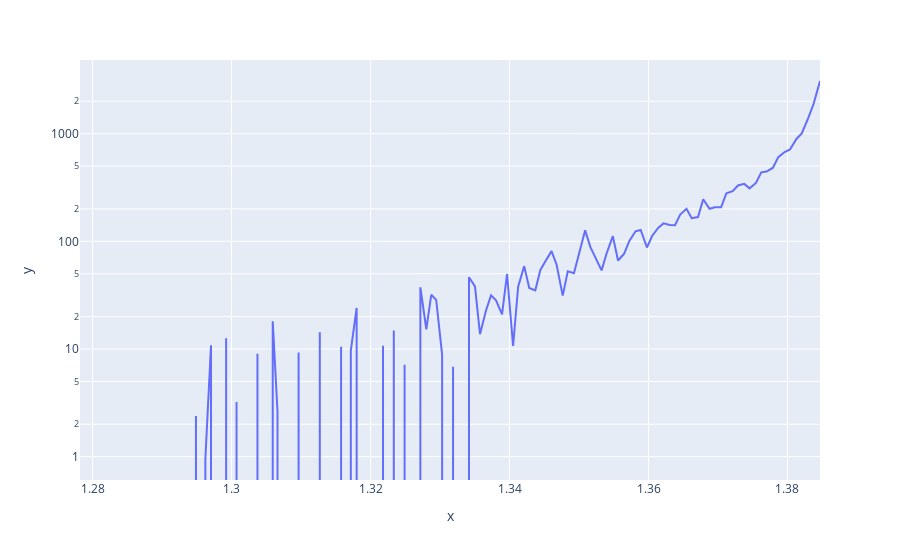

The code cell stored with this chart in its notebook:
### Code cell
energy = ((cn.h * cn.c)/ (wavelength * 1e-9))/cn.e #convert nm to m


fig5 = px.line(x = energy, y = alpha, log_y = True)
fig5.show()

### Figure 1 — Plotly figure (JSON) as saved in the notebook; plotly's stock layout.template omitted (floating-point values rounded to 4 significant figures; data arrays with more than 128 entries replaced by an {"elided": "..."} marker saying what was removed)
{"data": [{"hovertemplate": "x=%{x}<br>y=%{y}<extra></extra>", "legendgroup": "", "line": {"color": "#636efa", "dash": "solid"}, "mode": "lines", "name": "", "orientation": "v", "showlegend": false, "type": "scatter", "x": {"elided": "138 float values"}, "xaxis": "x", "y": {"elided": "138 float values"}, "yaxis": "y"}], "layout": {"autosize": true, "legend": {"tracegroupgap": 0}, "margin": {"t": 60}, "xaxis": {"anchor": "y", "autorange": true, "domain": [0, 1], "range": [1.278, 1.385], "title": {"text": "x"}, "type": "linear"}, "yaxis": {"anchor": "x", "autorange": true, "domain": [0, 1], "range": [-0.2168, 3.684], "title": {"text": "y"}, "type": "log"}}}
